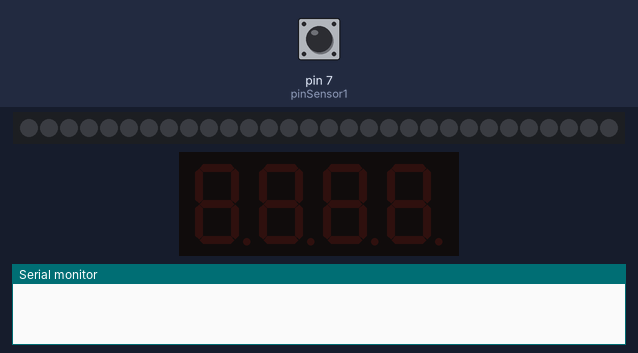
Recording of a sketch running on a simulated Arduino Uno, built with avr-gcc and run on an emulated ATmega328P. Parts: 30 RGB LEDs in strip order, left to right, 4-digit seven-segment display, the last lines printed to the serial monitor. Inputs (shaded band) come from the test bench; at power-on: pin 7 (pinSensor1) HIGH. Dim RGB values are drawn brighter than linear.

Above: at 1.2 s.
1.3 s: pin 7 (pinSensor1) driven LOW
At 1.8 s:
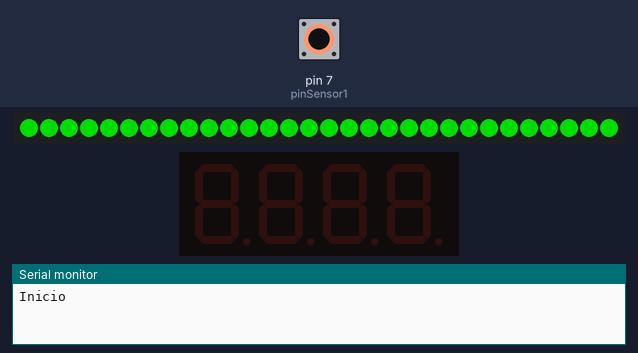
4.3 s: pin 7 (pinSensor1) pulsed HIGH 2 times (0.12 s each, 0.3 s apart)
At 5.4 s:
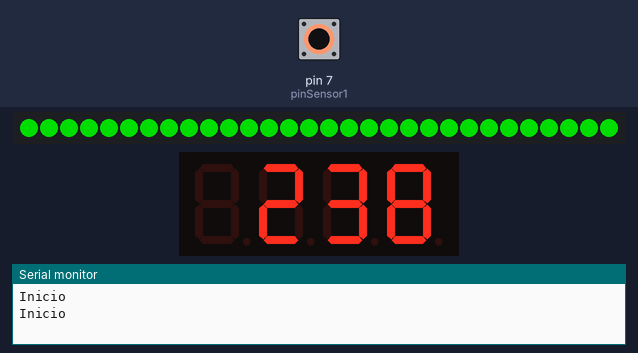
At 8.2 s:
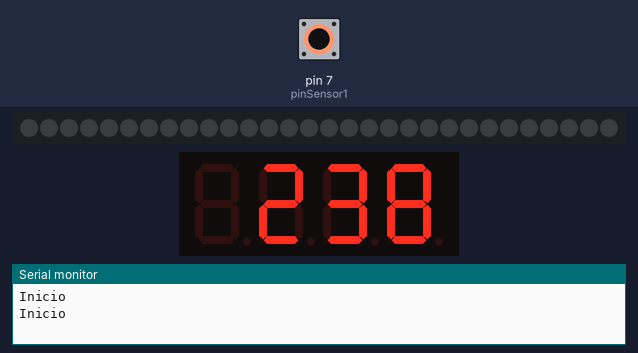
Timing chart, 0 to 9.7 s (numbered marks = the images above; inputs shaded):
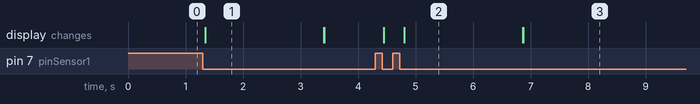

Measured:
- after the input at 4.3 s, the display: first changes after 0.14 s (image 2 shows a later state)
- what the display in image 1 shows lasts 2.1 s, from 1.3 s to 3.4 s

The sketch:

v1.ino
```cpp
#include <Arduino.h>
#include <TM1637Display.h>
#include <Adafruit_NeoPixel.h>
#ifdef __AVR__
#include <avr/power.h> // Required for 16 MHz Adafruit Trinket
#endif

#define pinSensor1 7 //pino que ligou o sensor de presenca
#define CLK 2 //pino do display
#define DIO 3 //pino do display
#define PIN  6 // Pino do led
#define NUMPIXELS 30 // quantidade de led da fita
Adafruit_NeoPixel pixels(NUMPIXELS, PIN, NEO_GRB + NEO_KHZ800);

//define variable
int frequencia = 10;
int contTime = 0;
int cont = 0;
int contAcendimentoLed=0;
int prepara = 0;
int led = 0;
int inicio_led= 2000;
int t_acedimento = 20;
int t1 = 0;
int t2 = 0;
int t3 = 0;
int tm = 0;
int goal = 1000;

//start display
TM1637Display display(CLK, DIO);
void setup() {
  pinMode(pinSensor1, INPUT); //ler o pino do sensor como entrada
  Serial.begin(9600);
#if defined(__AVR_ATtiny85__) && (F_CPU == 16000000)
 clock_prescale_set(clock_div_1);
#endif
// END of Trinket-specific code.

  pixels.begin(); // INITIALIZE NeoPixel strip object (REQUIRED)
}

void loop() {
  display.setBrightness(0x0f);
  bool estadoSensor1 = digitalRead(pinSensor1);


  if (estadoSensor1==0 && cont ==0) {
      cont = 1;
      t1 = contTime;
      prepara = 0;
      led = 0;
      Serial.println("Inicio");
      for(int i=0; i<NUMPIXELS; i++) {
         pixels.setPixelColor(i, pixels.Color(0, 150, 0));
         pixels.show();
         prepara = 1;
       }

   }
   if (estadoSensor1==1 && cont == 1) {
      t2 = contTime;
      if ((t2-t1)>1000){
        //Serial.println("Retirou 1");
        cont = 3;
      }
   }
   if (estadoSensor1==0 && cont ==3) {
      cont = 4;
      t3 = contTime;
      //Serial.print("TM: ");
      tm =  t3-t2;
      display.showNumberDec((inicio_led + ((t_acedimento*1.73)*NUMPIXELS))-(contTime-t1), false);
      //Serial.println(goal-tm);

   }
   if (estadoSensor1==1 && cont == 4) {
      //t2 = contTime;
      //Serial.println("Fim");
      cont = 0;
      prepara = 0;
      led = 0;

   }

    //Fazer os leds correr.
   if ((contTime-t1) > inicio_led && (contTime-t1) < (inicio_led + ((t_acedimento*1.73)*NUMPIXELS))){
      if (led==0){
        //Apagar os leds
        for(int i=0; i<NUMPIXELS; i++) {
            pixels.setPixelColor(i, pixels.Color(0, 0, 0));
            pixels.show();
                             }
                  }
      ///acender os leds em sequencia
      if (led <= NUMPIXELS && prepara == 1){
          if (contAcendimentoLed <= (t_acedimento/frequencia) && prepara == 1){
                contAcendimentoLed=contAcendimentoLed+1;
                pixels.setPixelColor(led, pixels.Color(255, 0, 0));
                pixels.show();

                    }
          if (contAcendimentoLed >= (t_acedimento/frequencia) && contAcendimentoLed < ((t_acedimento/frequencia)*2) && prepara == 1) {
                contAcendimentoLed=contAcendimentoLed+1;
                pixels.setPixelColor(led, pixels.Color(0, 0, 0));
                pixels.show();
                  }
          if (contAcendimentoLed >= ((t_acedimento/frequencia)*2) && prepara == 1) {
                contAcendimentoLed=0;
                led = led+1;
                }

            }
      if (led > NUMPIXELS && prepara == 1){
        //display.showNumberDec((contTime-t1), false);
        prepara = 0;
             }
      }


   contTime = contTime + frequencia;
  //Serial.println(contTime-t1);
  delay(frequencia);


}
```
